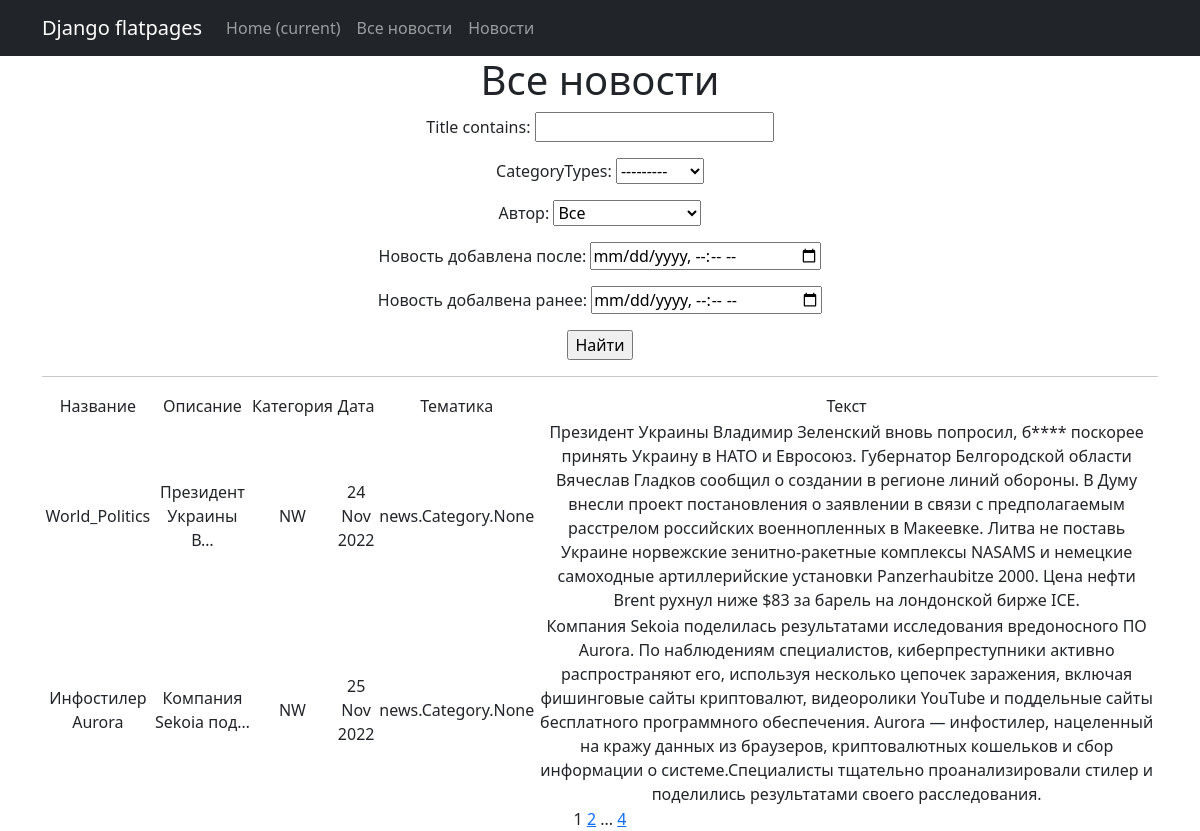
Page /news/ on the committed database.
### news/models.py (models this page shows, shortened)
class Post(models.Model):
    author = models.ForeignKey(Author, on_delete=models.CASCADE)
    ARTICLE = "AR"
    NEWS = "NW"
    CATEGORY_CHOICES = (
        (ARTICLE, "Статья"),
        (NEWS, "Новость")
    )
    categoryTypes = models.CharField(max_length=2, choices=CATEGORY_CHOICES, default=ARTICLE)
    dateCreation = models.DateTimeField(auto_now_add=True)
    postCategory = models.ManyToManyField(Category, through="PostCategory")
    title = models.CharField(max_length=256)
    text = models.TextField()
    rating = models.IntegerField(default=0)

### news/views.py (the view)
# urls.py: path('', PostList.as_view(), name='post_list'),
class PostList(ListView):
    model = Post
    ordering = '-rating'
    template_name = 'news.html'
    context_object_name = 'news'
    paginate_by = 2
    def get_queryset(self):
        queryset = super().get_queryset()
        self.filterset = PostFilter(self.request.GET, queryset)
        return self.filterset.qs
    def get_context_data(self, **kwargs):
        context = super().get_context_data(**kwargs)
        context['filterset'] = self.filterset
        return context

### news/templatetags/custom_filters.py (called while the page is built)
@register.filter()
def censor(value):
    if not isinstance(value, str):
        raise TypeError(f"unresolved type '{type(value)}' expected type 'str'")
    for word in value.split():
        if word.lower() in censor_list:
            value = value.replace(word, f"{word[0]}{'*' * (len(word) - 1)}")
    return value

### news/templatetags/custom_tags.py (called while the page is built)
@register.simple_tag(takes_context=True)
def url_replace(context, **kwargs):
    d = context['request'].GET.copy()
    for k, v in kwargs.items():
        d[k] = v
    return d.urlencode()

### news/templates/news.html (shortened to what this page needs)
{% extends 'flatpages/default.html' %}
{% load custom_filters %}
{% load custom_tags %}
{% block content %}
   <h1>Все новости</h1>
   <form action="" method="get">
       {{ filterset.form.as_p }}
       <input type="submit" value="Найти" />
   </form>
   <hr>
   {% if news %}
       <table>
           <tr>
               <td>Название</td>
               <td>Описание</td>
               <td>Категория</td>
               <td>Дата</td>
               <td>Тематика</td>
               <td>Текст</td>
           </tr>
           {% for post in news %}
           <tr>
               <td>{{ post.title }}</td>
               <td><div align = "center">{{ post.text|truncatechars:20 }}</div></td>
               <td>{{ post.categoryTypes}}</td>
               <td>{{ post.dateCreation|date:'d M Y' }}</td>
               <td>{{post.postCategory}}</td>
               <td>{{ post.text|censor}}</td>
           </tr>
           {% endfor %}
       </table>
   {% else %}
       <h2>Новостей нет!</h2>
   {% endif %}
    {{ page_obj.number }}
   {% if page_obj.has_next %}
       <a href="?{% url_replace page=page_obj.next_page_number %}">{{ page_obj.next_page_number }}</a>
       {% if paginator.num_pages != page_obj.next_page_number %}
           ...
           <a href="?{% url_replace page=page_obj.paginator.num_pages %}">{{ page_obj.paginator.num_pages }}</a>
       {% endif %}
   {% endif %}
{% endblock content %}

### news/templates/flatpages/default.html (shortened to what this page needs)
<!DOCTYPE html>
<html lang="en">
    <head>
        {% load static %}
        <link href="{% static 'css/styles.css' %}" rel="stylesheet" />
    </head>
    <body>
       <nav class="navbar navbar-expand-lg navbar-dark bg-dark static-top">
   <div class="container">
       <a class="navbar-brand" href="#">Django flatpages</a>
       <div class="collapse navbar-collapse" id="navbarResponsive">
           <ul class="navbar-nav ml-auto">
               <li class="nav-item active">
                   <a class="nav-link" href="#">Home
                       <span class="sr-only">(current)</span>
                   </a>
               </li>
               <li class="nav-item">
                   <a class="nav-link" href="/news/">Все новости</a>
               </li>
               <li class="nav-item">
                   <a class="nav-link" href="/news_id/">Новости</a>
               </li>
           </ul>
       </div>
   </div>
</nav>
    <div class="container">
   <div class="row">
       <div class="col-lg-12 text-center">
           {% block content %}{% endblock content %}
       </div>
   </div>
</div>
    </body>
</html>

### rows in the picture
Post: title "World_Politics", text "Президент Украины В…", categoryTypes "NW", dateCreation "24 Nov 2022", postCategory "news.Category.None", text|censor "Президент Украины Владимир Зеленский вновь попросил, б**** поскорее принять Украину в НАТО и Евросоюз. Губернатор Белгородской области Вячеслав Гладков сообщил о создании в регионе линий обороны. В Думу внесли проект постановления о заявлении в связи с предполагаемым расстрелом российских военнопленных в Макеевке. Литва не поставь Украине норвежские зенитно-ракетные комплексы NASAMS и немецкие самоходные артиллерийские установки Panzerhaubitze 2000. Цена нефти Brent рухнул ниже $83 за барель на лондонской бирже ICE."
Post: title "Инфостилер Aurora", text "Компания Sekoia под…", categoryTypes "NW", dateCreation "25 Nov 2022", postCategory "news.Category.None", text|censor "Компания Sekoia поделилась результатами исследования вредоносного ПО Aurora. По наблюдениям специалистов, киберпреступники активно распространяют его, используя несколько цепочек заражения, включая фишинговые сайты криптовалют, видеоролики YouTube и поддельные сайты бесплатного программного обеспечения. Aurora — инфостилер, нацеленный на кражу данных из браузеров, криптовалютных кошельков и сбор информации о системе.Специалисты тщательно проанализировали стилер и поделились результатами своего расследования."

### other values in the picture
{{ page_obj.number }} "1"
{{ page_obj.next_page_number }} "2"
{{ page_obj.paginator.num_pages }} "4"
